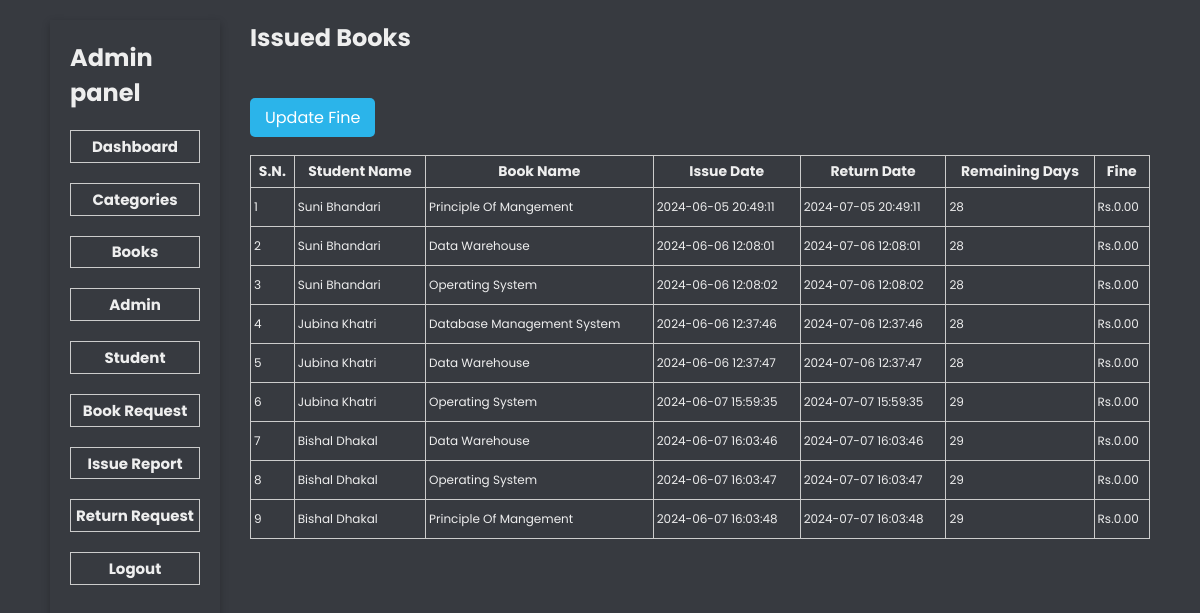
The page /admin/issue-report.php (signed in) on the database its author committed.
### tables this page shows
CREATE TABLE `issuebook` (
  `id` int(11) NOT NULL,
  `userid` int(10) UNSIGNED NOT NULL,
  `book_id` int(11) NOT NULL,
  `username` varchar(255) NOT NULL,
  `bookname` varchar(255) NOT NULL,
  `issuedate` datetime NOT NULL,
  `issuereturn` datetime NOT NULL,
  `fine` decimal(10,2) DEFAULT 0.00,
  `remaining_days` int(11) DEFAULT NULL
);

### admin/issue-report.php (the view, shortened to what this page needs)
<?php include('partials/sidebar.php'); ?>
<div class="ok">
    <h1>Issued Books</h1>
    <br/><br/>
    <a  href="<?php echo SITEURL; ?>admin/update-fines.php" class="btn-secondary">Update Fine</a>
    <br/><br/>
    <div class="right">
        <table class="tbl-head">
            <tr>
                <th>S.N.</th>
                <th>Student Name</th>
                <th>Book Name</th>
                <th>Issue Date</th>
                <th>Return Date</th>
                <th>Remaining Days</th>
                <th>Fine</th>
            </tr>
            <?php
            $sql = "SELECT * FROM issuebook";
            $res = mysqli_query($con, $sql);
            $count = mysqli_num_rows($res);
            if ($count > 0) {
                $sn = 1;
                while ($row = mysqli_fetch_assoc($res)) {
                    $name = $row['username'];
                    $bookname = $row['bookname'];
                    $issuedate = $row['issuedate'];
                    $issuereturn=$row['issuereturn'];
                    $remaining_days=$row['remaining_days'];
                    $fine=$row['fine'];
                    ?>
                    <tr>
                    <td><?php echo $sn++; ?></td>
                        <td><?php echo $name; ?></td>
                        <td><?php echo $bookname; ?></td>
                        <td><?php echo $issuedate; ?></td>
                        <td><?php echo $issuereturn; ?></td>
                        <td><?php echo $remaining_days; ?></td>
                        <td>Rs.<?php echo $fine; ?></td>
                    </tr>
                    <?php
                }
            } else {
                ?>
                <tr>
                    <td colspan="5"><div class="error">No Books Issued Yet.</div></td>
                </tr>
                <?php
            }
            ?>
        </table>
    </div>
</div>
</section>

### css/admin.css (style rules this page uses)
* { padding: 0; margin: 0; box-sizing: border-box; text-decoration: none; color: #eeeeee; list-style: none; }
body { height: 100vh; font-family: "Poppins", sans-serif; display: flex; flex-direction: column; background-color: #373a40; }
.right { display: flex; flex-wrap: wrap; gap: 20px; }
.tbl-head { border: 1px solid #ccc; padding: 20px; border-collapse: collapse; width: 900px; }
.tbl-head th { border-bottom: 1px solid #ccc; border-right: 1px solid #ccc; padding: 5px; font-size: 14px; }
.tbl-head tr td { padding: 10px 3px; border-bottom: 1px solid #ccc; border-right: 1px solid #ccc; font-size: 12px; }
.btn-secondary { background-color: rgb(43, 180, 234); color: #fff; border: none; width: 150px; margin-top: 15px; padding: 8px 15px; border-radius: 5px; }

### rows shown on the page
issuebook: username "Suni Bhandari", bookname "Principle Of Mangement", issuedate "2024-06-05 20:49:11", issuereturn "2024-07-05 20:49:11", remaining_days "28", fine "0.00"
issuebook: username "Suni Bhandari", bookname "Data Warehouse", issuedate "2024-06-06 12:08:01", issuereturn "2024-07-06 12:08:01", remaining_days "28", fine "0.00"
issuebook: username "Suni Bhandari", bookname "Operating System", issuedate "2024-06-06 12:08:02", issuereturn "2024-07-06 12:08:02", remaining_days "28", fine "0.00"
issuebook: username "Jubina Khatri", bookname "Database Management System", issuedate "2024-06-06 12:37:46", issuereturn "2024-07-06 12:37:46", remaining_days "28", fine "0.00"
issuebook: username "Jubina Khatri", bookname "Data Warehouse", issuedate "2024-06-06 12:37:47", issuereturn "2024-07-06 12:37:47", remaining_days "28", fine "0.00"
issuebook: username "Jubina Khatri", bookname "Operating System", issuedate "2024-06-07 15:59:35", issuereturn "2024-07-07 15:59:35", remaining_days "29", fine "0.00"
issuebook: username "Bishal Dhakal", bookname "Data Warehouse", issuedate "2024-06-07 16:03:46", issuereturn "2024-07-07 16:03:46", remaining_days "29", fine "0.00"
issuebook: username "Bishal Dhakal", bookname "Operating System", issuedate "2024-06-07 16:03:47", issuereturn "2024-07-07 16:03:47", remaining_days "29", fine "0.00"
issuebook: username "Bishal Dhakal", bookname "Principle Of Mangement", issuedate "2024-06-07 16:03:48", issuereturn "2024-07-07 16:03:48", remaining_days "29", fine "0.00"
